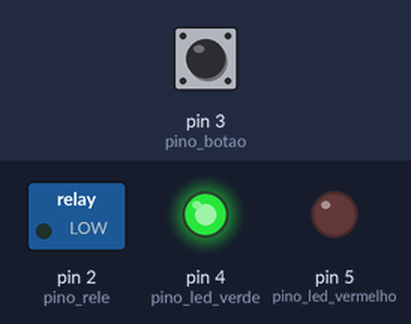
Simulated run of this sketch. Board: Arduino Uno, built with avr-gcc and run on an emulated ATmega328P. Shown: switched loads named in the sketch (green lamp = pin HIGH), output pins drawn as LEDs (lit = HIGH). The inputs (shaded band) are chosen by the test bench; at power-on: pin 3 (pino_botao) HIGH.

Above: at 1.2 s.
1.3 s: pin 3 (pino_botao) pulled LOW for 0.15 s
At 1.9 s:
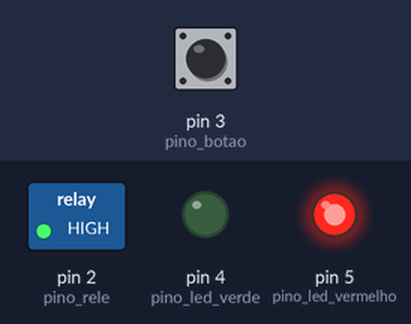
2.9 s: pin 3 (pino_botao) pulled LOW for 1 s
At 4.3 s:
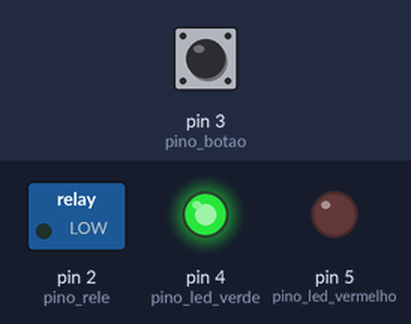
5.4 s: pin 3 (pino_botao) pulled LOW for 3.2 s
At 6.2 s:
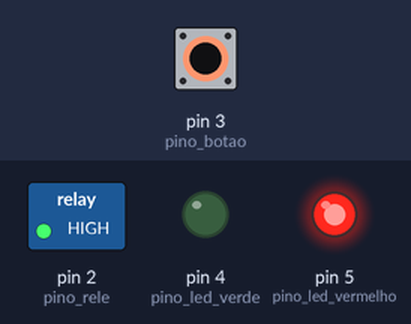
Timing chart, 0 to 8.4 s (numbered marks = the images above; inputs shaded):
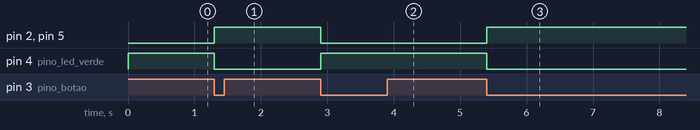

The sketch:

Agrinho.ino
```cpp
/* Programa: Acionar motor com push button
 * Projeto: Recicla Ostra
 * Relé: JQC-3FF-S-Z (5VDC)
 */

int pino_botao = 3;      // Push button no pino 3
int pino_rele = 2;       // Relé no pino 2
int pino_led_verde = 4;  // LED verde (pronto)
int pino_led_vermelho = 5; // LED vermelho (moendo)

boolean estado_rele = LOW;      // LOW = relé desligado, motor parado
int ultimo_estado_botao = HIGH; // INPUT_PULLUP: HIGH quando não apertado

void setup() {
  pinMode(pino_botao, INPUT_PULLUP);  // Usa resistor interno do Arduino
  pinMode(pino_rele, OUTPUT);
  pinMode(pino_led_verde, OUTPUT);
  pinMode(pino_led_vermelho, OUTPUT);

  // Estado inicial: motor desligado, LED verde aceso
  digitalWrite(pino_rele, LOW);
  digitalWrite(pino_led_verde, HIGH);
  digitalWrite(pino_led_vermelho, LOW);
}

void loop() {
  int estado_botao = digitalRead(pino_botao);

  // Detecta quando o botão foi pressionado (mudou de HIGH para LOW)
  if (estado_botao == LOW && ultimo_estado_botao == HIGH) {

    // Inverte o estado do relé
    estado_rele = !estado_rele;
    digitalWrite(pino_rele, estado_rele);

    // Atualiza os LEDs
    if (estado_rele == HIGH) {
      digitalWrite(pino_led_verde, LOW);
      digitalWrite(pino_led_vermelho, HIGH);  // Moendo
    } else {
      digitalWrite(pino_led_verde, HIGH);     // Pronto
      digitalWrite(pino_led_vermelho, LOW);
    }

    delay(200);  // Debounce do botão
  }

  ultimo_estado_botao = estado_botao;
}
```

Measured:
- after the input at 1.3 s, pin 2 (pino_rele), pin 5 (pino_led_vermelho): LOW → HIGH at once; pin 4 (pino_led_verde): HIGH → LOW at once
- after the input at 2.9 s, pin 2 (pino_rele), pin 5 (pino_led_vermelho): HIGH → LOW at once; pin 4 (pino_led_verde): LOW → HIGH at once
- after the input at 5.4 s, pin 2 (pino_rele), pin 5 (pino_led_vermelho): LOW → HIGH at once; pin 4 (pino_led_verde): HIGH → LOW at once
